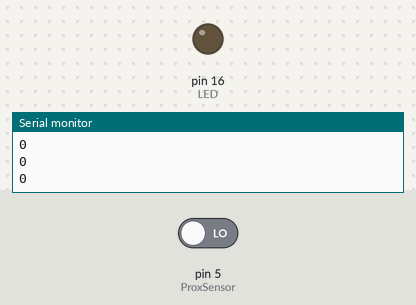
This sketch was run on a simulated Arduino Uno, built with avr-gcc and run on an emulated ATmega328P. Shown: output pins drawn as LEDs (lit = HIGH), the last lines printed to the serial monitor. The inputs (shaded band) are chosen by the test bench; at power-on: pin 5 (ProxSensor) LOW.

Above: at 2.8 s.
2.9 s: pin 5 (ProxSensor) driven HIGH
At 4.2 s:
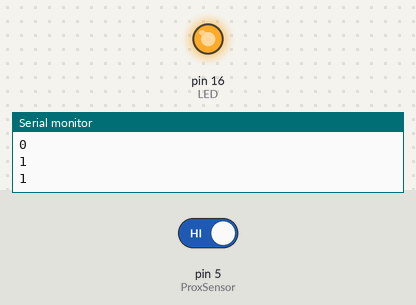
4.5 s: pin 5 (ProxSensor) driven LOW
At 5.7 s:
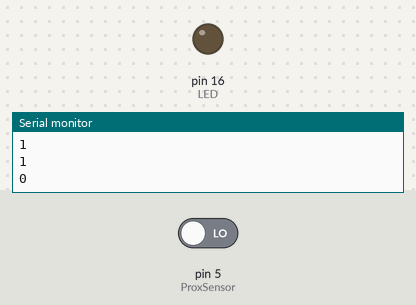
Timing chart, 0 to 7.5 s (numbered marks = the images above; inputs shaded):
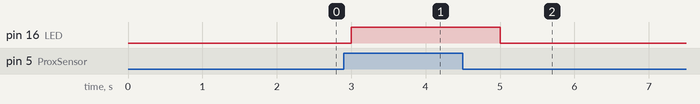

Measured:
- after the input at 2.9 s, pin 16 (LED): LOW → HIGH after 0.10 s
- after the input at 4.5 s, pin 16 (LED): HIGH → LOW after 0.50 s

The sketch:

IR_ESP82666_Digital_Output.ino
```cpp
const int ProxSensor=5;
int LED = 16;

void setup()
{
  pinMode(LED, OUTPUT);          // Pin 13 has an LED connected on most Arduino boards:
  pinMode(ProxSensor,INPUT);    //Pin 2 is connected to the output of proximity sensor
  Serial.begin(9600);
}

void loop()
{
  long state = digitalRead(ProxSensor);
  if(state == HIGH)      //Check the sensor output
  {
    digitalWrite(LED, HIGH);   // set the LED on
    Serial.println(state);
    delay(1000);
  }
  else
  {
    digitalWrite(LED, LOW);    // set the LED off
    Serial.println(state);
    delay(1000);
  }

}
```
